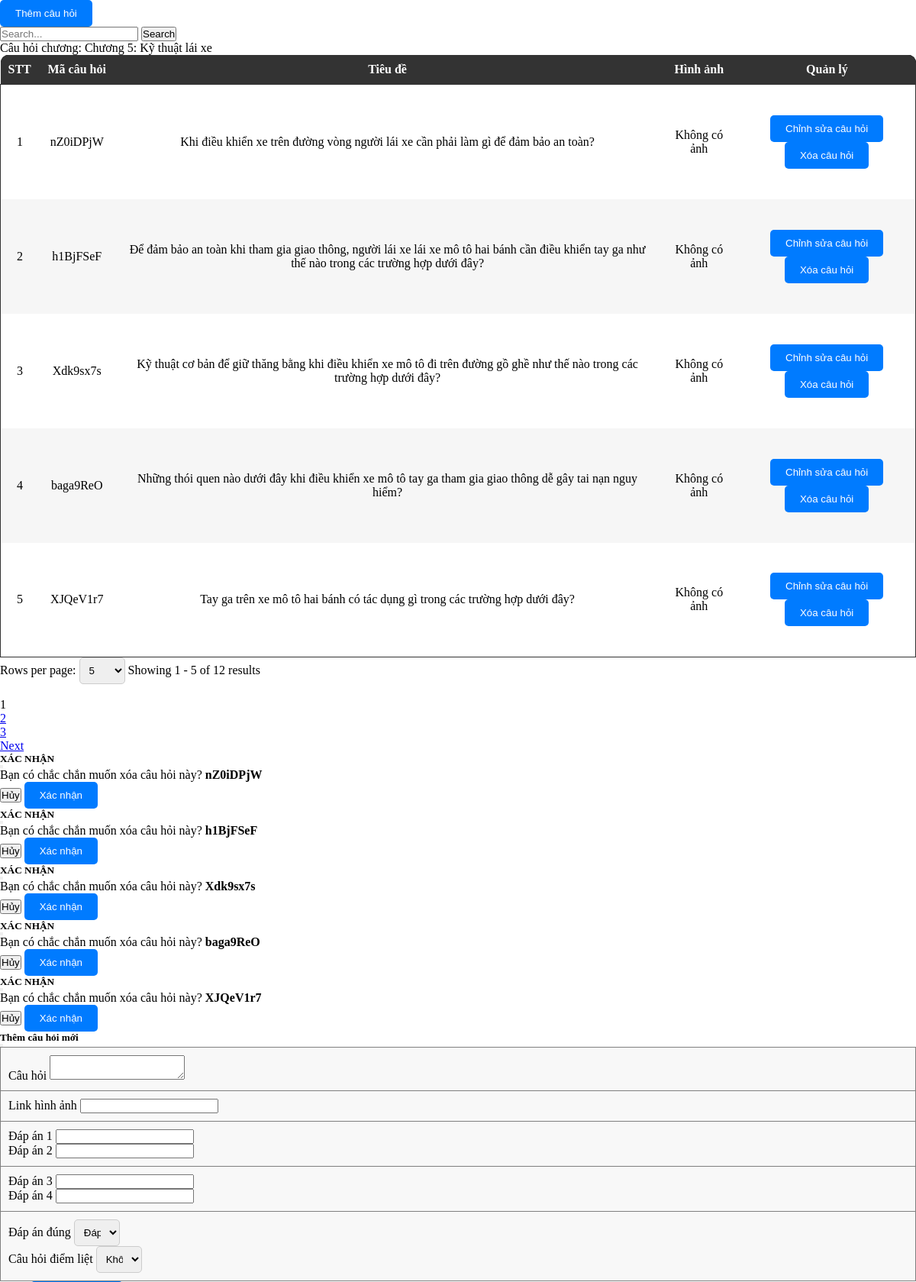
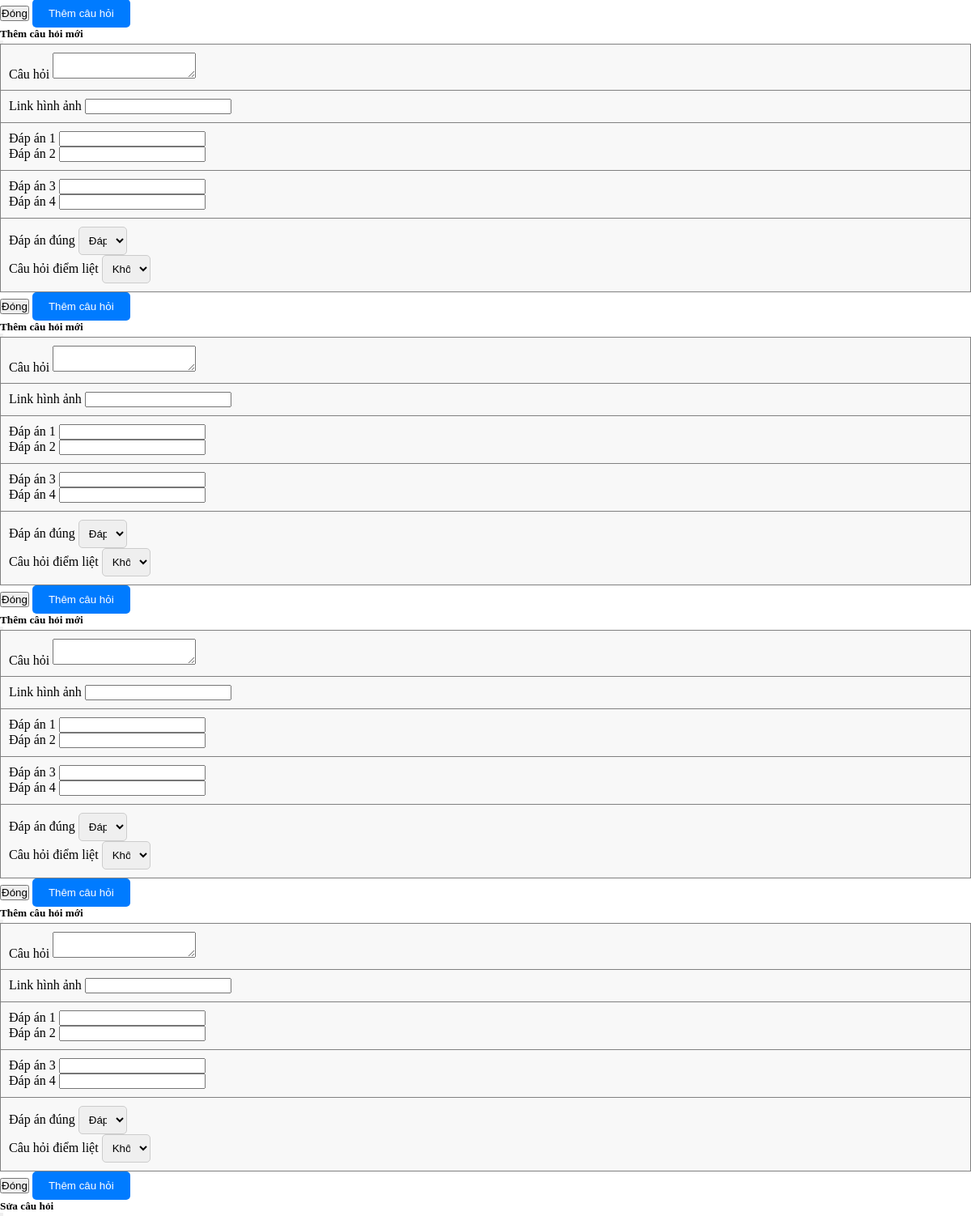
Page /admin/pages/Question/QuestionIndex.php?chapterId=4548014d-cf9c-4ab6-9b7c-7e7821b78562 (upper part) on the committed database (2 pictures, top to bottom).
### tables this page shows
CREATE TABLE `tbl_chapter` (
  `id` varchar(36) NOT NULL,
  `code` varchar(255) DEFAULT NULL,
  `name` varchar(255) DEFAULT NULL,
  `description` varchar(255) DEFAULT NULL,
  `quantity` int(11) DEFAULT NULL
);

CREATE TABLE `tbl_question` (
  `id` varchar(36) NOT NULL,
  `code` varchar(255) DEFAULT NULL,
  `questionImage` varchar(255) DEFAULT NULL,
  `title` text DEFAULT NULL,
  `chapterId` varchar(36) DEFAULT NULL,
  `option_1` text DEFAULT NULL,
  `option_2` text DEFAULT NULL,
  `option_3` text DEFAULT NULL,
  `option_4` text DEFAULT NULL,
  `trueAnswer` int(1) DEFAULT NULL,
  `isDanger` tinyint(1) DEFAULT NULL
);

### admin/pages/Question/QuestionIndex.php (the view, shortened to what this page needs)
<link rel="stylesheet" href="./styles/ProductStyles.css">
<?php $chapterId = $_GET["chapterId"] ?>
<?php
$countAllSql = "SELECT * FROM tbl_question WHERE chapterId='$chapterId'";
$total_records = mysqli_num_rows(mysqli_query($connect, $countAllSql));
$pageIndex = isset($_GET['page']) ? $_GET['page'] : 1;
$pageSize = isset($_GET['limit']) ? $_GET['limit'] : 5;
$total_page = ceil($total_records / $pageSize);
$start = ($pageIndex - 1) * $pageSize;
$getTableDataSql = "";
if (isset($_GET['search']) && !empty($_GET['search'])) {
    $search = $_GET['search'];
    $getTableDataSql = "SELECT * FROM tbl_question WHERE chapterId='$chapterId' AND title LIKE '%$search%' LIMIT $start, $pageSize";
} else {
    $getTableDataSql = "SELECT * FROM tbl_question WHERE chapterId='$chapterId' LIMIT $start, $pageSize";
}
$tableData = mysqli_query($connect, $getTableDataSql);
?>
<div class="text-left flex justify-between">
    <button type="button" class="btn btn-primary mb-2 mt-3" data-bs-toggle="modal" data-bs-target="#addQuestion">
        Thêm câu hỏi
    </button>
    <div class="input-group mb-3 align-center mt-3 w-40">
        <input type="text" class="form-control" placeholder="Search..." aria-label="Recipient's username" name="search" id="search-input" aria-describedby="button-addon2">
        <button class="btn btn-outline-secondary" id="search-button" onclick="performSearch()" name="ok">
            Search
        </button>
    </div>
</div>
<div class="container p-0">
    <table class="w-100">
        <?php
        $tableData_1 = mysqli_query($connect, "SELECT * FROM tbl_chapter WHERE id='$chapterId'");
        $getChapter = mysqli_fetch_array($tableData_1);
        ?>
        <legend class="text-center">Câu hỏi chương: <?php echo $getChapter['name'] ?></legend>
        <thead class="table-head w-100">
            <tr class="table-heading">
                <th class="noWrap">STT</th>
                <th class="noWrap">Mã câu hỏi</th>
                <th class="noWrap">Tiêu đề</th>
                <th class="noWrap">Hình ảnh</th>
                <th class="noWrap">Quản lý </th>
            </tr>
        </thead>
        <tbody class="table-body">
            <?php
            $displayquestion = 0;
            while ($row = mysqli_fetch_array($tableData)) {
                $displayquestion++;
            ?>
                <tr>
                    <td>
                        <?php echo $displayquestion + ($pageIndex - 1) * $pageSize; ?>
                    </td>
                    <td class="tensanpham">
                        <?php echo $row['code'] ?>
                    </td>
                    <td>
                        <?php echo $row['title'] ?>
                    </td>
                    <td>
                        <?php if (!empty($row['questionImage'])) : ?>
                            <img width="200px" src="<?php echo $row['questionImage']; ?>" alt="">
                        <?php else : echo "Không có ảnh"; ?>
                        <?php endif; ?>
                    </td>
                    <td>
                        <button type="button" class="btn btn-primary mb-2 mt-3 con-tooltip top" data-bs-toggle="modal" data-bs-target="#editPopup_<?php echo $row['id']; ?>">
                            <div class="tooltip">
                                <p>Chỉnh sửa câu hỏi</p>
                            </div>
                        </button>
                        <button type="button" class="btn btn-primary mb-2 mt-3 con-tooltip top" data-bs-toggle="modal" data-bs-target="#confirmPopup_<?php echo $row['id']; ?>">
                            <div class="tooltip">
                                <p>Xóa câu hỏi</p>
                            </div>
                        </button>
                    </td>
                </tr>
            <?php
            }
            ?>
        </tbody>
    </table>
    <form action="" method="GET">
        <nav class="row py-2" aria-label="Page navigation example">
            <div class="paganation-infor col py-2">
                <form action="" method="GET">
                    <label for="limitSelect">Rows per page:</label>
                    <select name="limit" id="limitSelect" onchange="updatePageAndLimit()">
                        <option value="5" <?php if ($pageSize == 5) echo 'selected'; ?>>5</option>
                    </select>
                </form>
                <label class="mr-4">Showing
                    <?php
                    $startItem = ($pageIndex - 1) * $pageSize + 1;
                    $endItem = min($pageIndex * $pageSize, $total_records);
                    echo "{$startItem} - {$endItem} of {$total_records} results";
                    ?>
                </label>
            </div>
            <ul class="m-0 pagination justify-content-end py-2 col">
                <li class="page-item">
                </li>
                <?php
                $range = 3;
                for ($i = 1; $i <= $total_page; $i++) {
                    if ($i == $pageIndex) {
                        echo '<li class="page-item light">
                        <span name="page" class="page-link text-reset text-white bg-dark" href="?workingPage=question&chapterId='.($chapterId).'&limit=' . ($pageSize) . '&page=' . ($i) . '"> ' . ($i) . ' </span>
                        </li>';
                    } else {
                        if ($i == 1) {
                            echo '<li class="page-item light">
                            <a name="page" class="page-link text-reset text-black" href="?workingPage=question&chapterId='.($chapterId).'&limit=' . ($pageSize) . '&page=' . ($i) . '"> ' . ($i) . ' </a>
                            </li>';
                        }
                        else if ($i > $pageIndex - $range && $i < $pageIndex + $range) {
                            echo '<li class="page-item light">
                            <a name="page" class="page-link text-reset text-black" href="?workingPage=question&chapterId='.($chapterId).'&limit=' . ($pageSize) . '&page=' . ($i) . '"> ' . ($i) . ' </a>
                            </li>';
                        }
                        else if ($i == $total_page) {
                            echo '<li class="page-item light">
                            <a name="page" class="page-link text-reset text-black" href="?workingPage=question&chapterId='.($chapterId).'&limit=' . ($pageSize) . '&page=' . ($i) . '"> ' . ($i) . ' </a>
                            </li>';
                        }
                    }
                }
                ?>
                <?php
                if ($pageIndex < $total_page && $total_page > 1) {
                    echo '<li class="page-item light">
                    <a name="page" class="page-link text-reset text-black" aria-label="Next" href="?workingPage=question&chapterId='.($chapterId).'&limit=' . ($pageSize) . '&page=' . ($pageIndex + 1) . '">
                    Next
                    </a>
                    </li>';
                }
                ?>
            </ul>
    </form>
</div>
<?php
$tableData = mysqli_query($connect, $getTableDataSql);
while ($row = mysqli_fetch_array($tableData)) {
    include "./pages/Question/QuestionConfirmDelete.php";
}
?>
<?php
$tableData = mysqli_query($connect, $getTableDataSql);
while ($row = mysqli_fetch_array($tableData)) {
    include "./pages/Question/AddQuestionPopup.php";
}
?>
<?php
$tableData = mysqli_query($connect, $getTableDataSql);
while ($row = mysqli_fetch_array($tableData)) {
    include "./pages/Question/EditQuestionPopup.php";
}
?>

### admin/pages/Question/QuestionConfirmDelete.php
<div class="modal fade" id="confirmPopup_<?php echo $row['id']; ?>" tabindex="-1" aria-labelledby="exampleModalLabel" aria-hidden="true">
    <div class="modal-dialog modal-lg">
        <div class="modal-content">
            <div class="modal-header bg-dark">
                <h5 class="text-center text-white">XÁC NHẬN</h5>
                <button type="button" class="btn-close btn-close-white" data-bs-dismiss="modal" aria-label="Close"></button>
            </div>
            <div class="modal-body p-0">
                <form id="orderForm" method="POST" action="pages/Question/QuestionLogic.php?id=<?php echo $row['id']; ?>&chapterId=<?php echo $chapterId ?>" enctype="multipart/form-data">
                    <table border="1" width="100%" padding="10px" style="border-collapse: collapse;">
                        <p class="p-4 m-0">
                            Bạn có chắc chắn muốn xóa câu hỏi này? <b><?php echo $row['code']; ?></b>
                        </p>
                    </table>
                    <div class="modal-footer">
                        <button type="button" class="btn btn-outline-secondary pt-2 pb-2" data-bs-dismiss="modal">Hủy</button>
                        <button type="submit" class="btn btn-primary" name="deleteQuestion">Xác nhận</button>
                    </div>
                </form>
            </div>
        </div>
    </div>
</div>

### admin/pages/Question/AddQuestionPopup.php (shortened to what this page needs)
<div class="modal fade" id="addQuestion" tabindex="-1" aria-labelledby="exampleModalLabel" aria-hidden="false">
    <div class="modal-dialog modal-lg">
        <div class="modal-content">
            <div class="modal-header bg-dark">
                <h5 class="text-center text-white">Thêm câu hỏi mới</h5>
                <button type="button" class="btn-close btn-close-white" data-bs-dismiss="modal" aria-label="Close"></button>
            </div>
            <div class="modal-body">
                <form id="categoryForm" method="POST" action="pages/Question/QuestionLogic.php?chapterId=<?php echo $chapterId ?>" enctype="multipart/form-data">
                    <table border="1" width="100%" padding="10px" style="border-collapse: collapse;">
                        <tr>
                            <td class="row">
                                <div class="mb-2 col">
                                    <label for="transferFee" class="form-label">Câu hỏi</label>
                                    <textarea required name="title" type="text" class="form-control" id="transferFee"></textarea>
                                </div>
                            </td>
                        </tr>
                        <tr>
                            <td>
                                <div class="mb-2 col">
                                    <label for="transferFee" class="form-label">Link hình ảnh</label>
                                    <input name="image" type="text" class="form-control" id="transferFee">
                                </div>
                            </td>
                        </tr>
                        <tr>
                            <td class="row">
                                <div class="mb-2 col-6">
                                    <label for="transferFee" class="form-label">Đáp án 1</label>
                                    <input required name="option_1" type="text" class="form-control" id="transferFee">
                                </div>
                                <div class="mb-2 col-6">
                                    <label for="transferFee" class="form-label">Đáp án 2</label>
                                    <input required name="option_2" type="text" class="form-control" id="transferFee">
                                </div>
                            </td>
                        </tr>
                        <tr>
                            <td class="row">
                                <div class="mb-2 col-6">
                                    <label for="transferFee" class="form-label">Đáp án 3</label>
                                    <input name="option_3" type="text" class="form-control" id="transferFee">
                                </div>
                                <div class="mb-2 col-6">
                                    <label for="transferFee" class="form-label">Đáp án 4</label>
                                    <input name="option_4" type="text" class="form-control" id="transferFee">
                                </div>
                            </td>
                        </tr>
                        <tr>
                            <td class="row flex justify-between">
                                <div class="mb-2 col-4">
                                    <label for="transferFee" class="form-label">Đáp án đúng</label>
                                    <select name="trueAnswer" class="form-select" aria-label="Default select example">
                                        <option selected value="1">Đáp án 1</option>
                                    </select>
                                </div>
                                <div class="mb-2 col-3 ">
                                    <label for="description" class="form-label">Câu hỏi điểm liệt</label>
                                    <select name="isDanger" class="form-select" aria-label="Default select example">
                                        <option selected value="0">Không</option>
                                    </select>
                                </div>
                            </td>
                        </tr>
                    </table>
            </div>
            <div class="modal-footer">
                <button type="button" class="btn btn-outline-secondary pt-2 pb-2" data-bs-dismiss="modal">Đóng</button>
                <button type="submit" class="btn btn-primary" name="addQuestion">Thêm câu hỏi</button>
            </div>
        </div>
    </div>
</div>

### admin/pages/Question/EditQuestionPopup.php (shortened to what this page needs)
<div class="modal fade" id="editPopup_<?php echo $row['id']; ?>" tabindex="-1" aria-labelledby="exampleModalLabel" aria-hidden="true">
    <div class="modal-dialog modal-lg">
        <form method="POST" action="pages/Question/QuestionLogic.php?id=<?php echo $row['id']; ?>&chapterId=<?php echo $chapterId ?>" enctype="multipart/form-data">
            <div class="modal-content">
                <div class="modal-header bg-dark">
                    <h5 class="text-center text-white">Sửa câu hỏi</h5>
                </div>
            </div>
        </form>
    </div>
</div>

### admin/styles/ProductStyles.css (style rules this page uses)
* { padding: 0; margin: 0; box-sizing: border-box; }
table { border-radius: 10px; }
.container { width: 100%; }
.table-head { color: white; background-color: #000; }
.table-head .table-heading { background-color: #000; color: white; }
.table-head .table-heading th:first-child { border-top-left-radius: 10px; }
.table-head .table-heading th:last-child { border-top-right-radius: 10px; }
.table-heading { border-radius: 10px; }
.table-head th { padding: 10px; text-align: center; }
.table-head, .table-body { border-collapse: collapse; }
.table-body { border: 1px solid #333; }
.table-body, .table-body tr { background-color: #fff; }
.table-body td { text-align: center; }
.table-body tr:nth-child(2n + 2) { background-color: #f6f6f6; }
table { border-collapse: collapse; background-color: #f8f8f8; }
th, td { padding: 10px; text-align: left; }
th { background-color: #333; color: white; }
.btn-primary { background-color: #007bff; color: white; padding: 10px 20px; border: none; border-radius: 5px; cursor: pointer; }
.noWrap { white-space: nowrap; }
select, option { width: 60px; padding: 8px; border: 1px solid #ccc; border-radius: 5px; }
.tensanpham { width: 100px; height: 150px; text-align: center; }

### rows in the picture
tbl_chapter: name "Chương 5: Kỹ thuật lái xe"
tbl_question: pageSize "1", code "nZ0iDPjW", title "Khi điều khiển xe trên đường vòng người lái xe cần phải làm gì để đảm bảo an toàn?", questionImage "Không có ảnh"
tbl_question: pageSize "2", code "h1BjFSeF", title "Để đảm bảo an toàn khi tham gia giao thông, người lái xe lái xe mô tô hai bánh cần điều khiển tay ga như thế nào trong các trường hợp dưới đây?", questionImage "Không có ảnh"
tbl_question: pageSize "3", code "Xdk9sx7s", title "Kỹ thuật cơ bản để giữ thăng bằng khi điều khiển xe mô tô đi trên đường gồ ghề như thế nào trong các trường hợp dưới đây?", questionImage "Không có ảnh"
tbl_question: pageSize "4", code "baga9ReO", title "Những thói quen nào dưới đây khi điều khiển xe mô tô tay ga tham gia giao thông dễ gây tai nạn nguy hiểm?", questionImage "Không có ảnh"
tbl_question: pageSize "5", code "XJQeV1r7", title "Tay ga trên xe mô tô hai bánh có tác dụng gì trong các trường hợp dưới đây?", questionImage "Không có ảnh"

### other values in the picture
$startItem "1"
$endItem "5"
$total_records "12"
